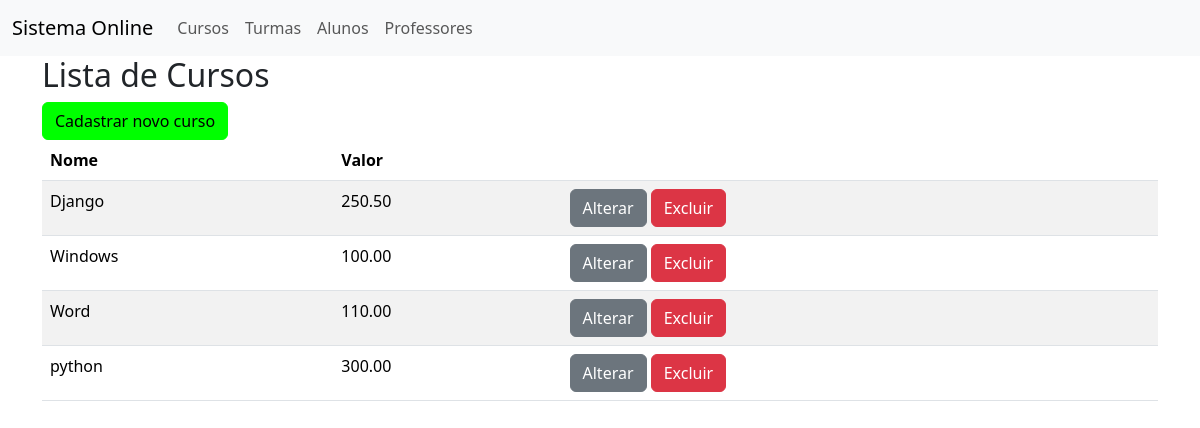
Page /listarcursos on the earlier database version.
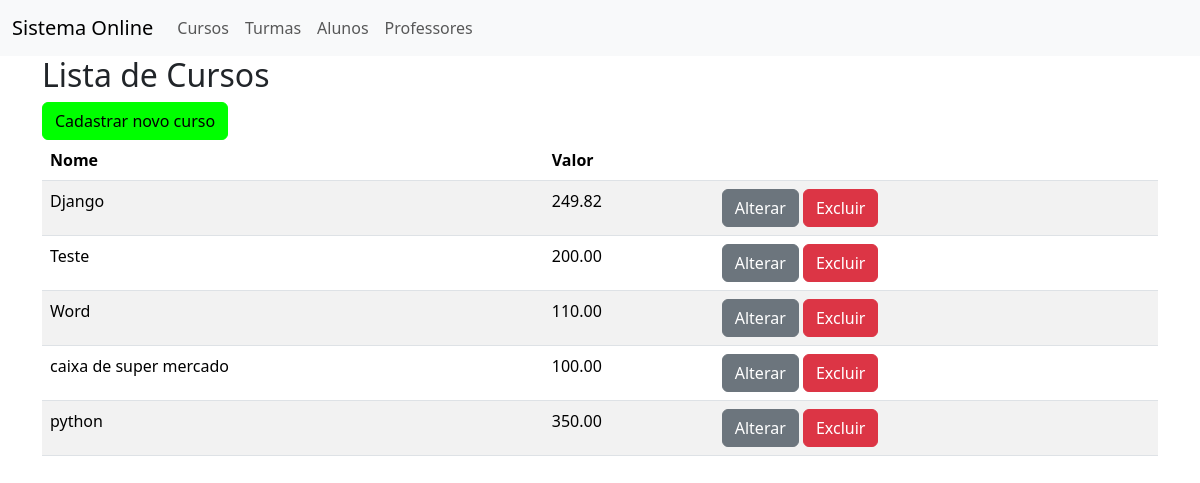
Same page on the later database version.
### cadastro/models.py (models this page shows, shortened)
class Curso(models.Model):
    nome = models.CharField(max_length=50)
    valor = models.DecimalField(max_digits=9, decimal_places=2)

### cadastro/views.py (the view)
# urls.py: path('listarcursos', views.listarcursos, name='listarcursos'),
def listarcursos(request):
    cursos = Curso.objects.order_by('nome')
    return render(request, 'listarcursos.html', {'cursos': cursos})

### cadastro/templates/listarcursos.html
{% extends 'base.html' %}
{% block content%}
    <h2>Lista de Cursos</h2>
    <a href="{% url 'incluircurso' %}" class="btn btn-primary">
        Cadastrar novo curso
    </a>
    <table class="table table-striped">
        <thead>
            <tr>
                <th>Nome</th>
                <th>Valor</th>
                <th></th>
            </tr>
        </thead>
        <tbody>
            {% for c in cursos %}
            <tr>
                <td>
                    {{ c.nome }}
                </td>
                <td>
                    {{ c.valor }}
                </td>
                <td>
                    <a href= "{% url 'alterarcurso' c.id %}" class="btn btn-secondary"> Alterar </a>
                    <a href= " {% url 'excluircurso' c.id %}" class= "btn btn-danger">Excluir</a>
                </td>
            </tr>
            {% endfor %}
        </tbody>
    </table>
{% endblock %}

Differences in the rows shown:
removed Curso: nome "Windows", valor "100.00"
changed Curso "Django": valor "250.50" → "249.82"
added Curso: nome "Teste", valor "200.00"
added Curso: nome "caixa de super mercado", valor "100.00"
changed Curso "python": valor "300.00" → "350.00"
